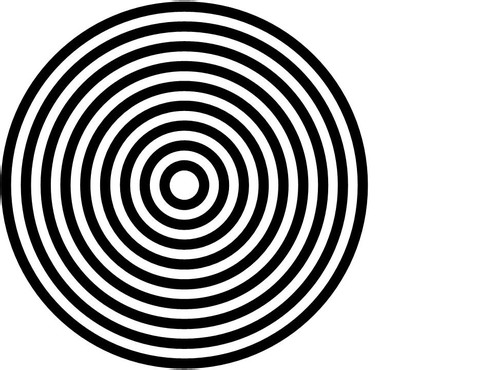
//> input picture DigitalImageProcess/3.jpg, 493 x 370 px
$ ./hough_circle   (built with g++ and OpenCV 4)
//> lines starting //> are read from the running program, lines starting //| are printed output that depends on the picture; after the words box and inside, x2 and y2 are one past the last pixel; in counts of white or black regions, pixels touching at a corner belong together
#include <opencv2/opencv.hpp>
#include <opencv2/imgproc/imgproc.hpp>
#include <iostream>
using namespace cv;
using namespace std;//注意！！
int main( )
{
    Mat srcImage = imread("F:\\code\\DigitalImageProcess\\DigitalImageProcess\\3.jpg");
//> srcImage is the input picture: 370 rows x 493 cols, CV_8UC3; min 0, max 255, mean 174.6
	imshow("【原始图】", srcImage);
	int rows=srcImage.rows,cols=srcImage.cols;
//> rows = 370; cols = 493

	Mat grayImage,binaryImage;
	cvtColor(srcImage,grayImage, CV_BGR2GRAY);
	threshold(grayImage,binaryImage,200,255,THRESH_BINARY);
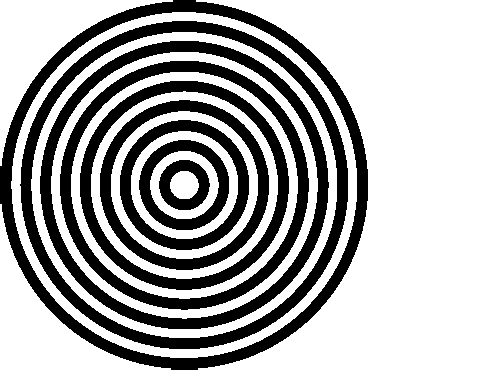
//> binaryImage: 370 rows x 493 cols, CV_8UC1; 66.6% white; 9 black regions, largest, box (x1, y1, x2, y2) and area: (0, 0, 368, 370) 12263, (20, 21, 348, 349) 10828, (40, 41, 329, 329) 9473

	Mat temp,outImage;
	binaryImage.copyTo(temp);
	binaryImage.copyTo(outImage);

	//Temp是一张全白的图像
	for(int i=0;i<rows;i++)
		for(int j=0;j<cols;j++)
			temp.at<unsigned char>(i,j)=0;
//> temp: 370 rows x 493 cols, CV_8UC1; every value is 0

	temp.copyTo(outImage);

    cvtColor(srcImage,grayImage, CV_BGR2GRAY);
	threshold(grayImage,binaryImage,200,255,THRESH_BINARY);
	imshow("【二值图像】",binaryImage);
	Canny(binaryImage,binaryImage,100,200,3);
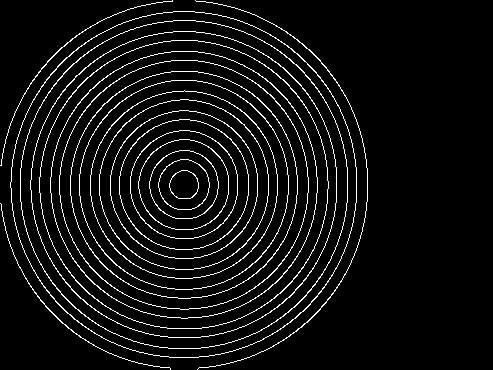
//> binaryImage: 370 rows x 493 cols, CV_8UC1; 6.4% white in thin lines or dots, all inside (x1, y1, x2, y2) = (0, 0, 368, 370)
	imshow("【边缘图像】",binaryImage);

    //【4】进行霍夫圆变换
    vector<Vec3f> circles0;
	vector<Vec3f> circles1;
	HoughCircles(binaryImage, circles0, CV_HOUGH_GRADIENT,3, 10, 200, 250, 10, 200 );
//> circles0 = 33 circles (x, y, radius), first 12: [187.5, 187.5, 148.9], [151.5, 151.5, 128.8], [169.5, 142.5, 89.2], [130.5, 130.5, 99.1], [232.5, 256.5, 99.1], [133.5, 142.5, 89.2], [103.5, 124.5, 85.9], [106.5, 244.5, 85.9], [157.5, 250.5, 82.6], [121.5, 103.5, 82.6], [112.5, 112.5, 82.6], [262.5, 253.5, 79.3]
	HoughCircles(binaryImage, circles1, CV_HOUGH_GRADIENT,2.9, 300, 200, 120, 10, 100 );
//> circles1 = 1 circle (x, y, radius): [187.1, 169.7, 98.16]

    //【5】依次在图中绘制出圆
    for( size_t i = 0; i < circles1.size(); i++ )
    {
        Point center(cvRound(circles1[i][0]), cvRound(circles1[i][1]));
        int radius = cvRound(circles1[i][2]);
        circle( temp, center, radius, Scalar(255,255,255), 0.5, 8, 0 );
    }
//> this loop made 1 pass
//> (center, radius) on pass 1: (Point(187, 170), 98)
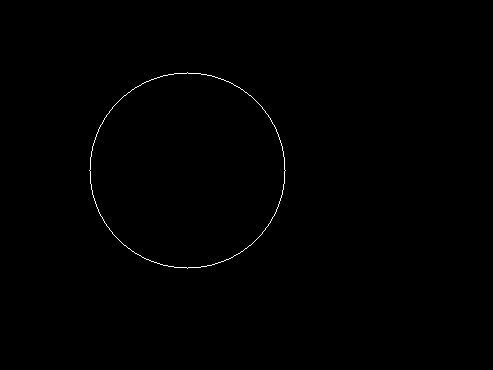
//> temp: 370 rows x 493 cols, CV_8UC1; 0.3% white in thin lines or dots, all inside (x1, y1, x2, y2) = (89, 72, 286, 269)
	for( size_t i = 0; i < circles0.size(); i++ )
	{
		Point center(cvRound(circles0[i][0]), cvRound(circles0[i][1]));
		int radius = cvRound(circles0[i][2]);
		circle( temp, center, radius, Scalar(255,255,255), 0.5, 8, 0 );
	}
//> this loop made 33 passes
//> (center, radius) on passes 1 to 12: (Point(188, 188), 149), (Point(152, 152), 129), (Point(170, 142), 89), (Point(130, 130), 99), (Point(232, 256), 99), (Point(134, 142), 89), (Point(104, 124), 86), (Point(106, 244), 86), (Point(158, 250), 83), (Point(122, 104), 83), (Point(112, 112), 83), (Point(262, 254), 79)
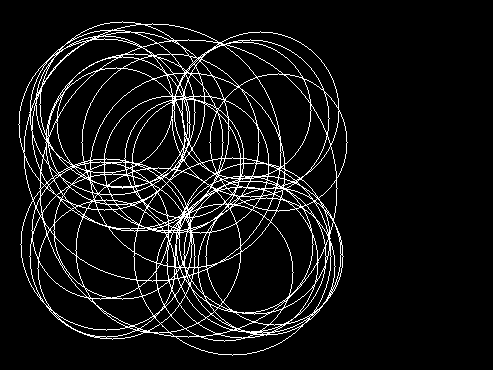
//> temp: 370 rows x 493 cols, CV_8UC1; 7.8% white in thin lines or dots, all inside (x1, y1, x2, y2) = (18, 21, 348, 356)
	threshold(temp,temp,200,255,THRESH_BINARY);
	imshow("【初次检测图】", temp);

	//将得到的二值图像和原图产生的二值图像相与，取出相应的圆
	for(int i=0;i<rows;i++)
		for(int j=0;j<cols;j++)
		{
			if((binaryImage.at<unsigned char>(i,j)==255) && (temp.at<unsigned char>(i,j)==255))
				outImage.at<unsigned char>(i,j)=255;
			else
				outImage.at<unsigned char>(i,j)=0;
		}
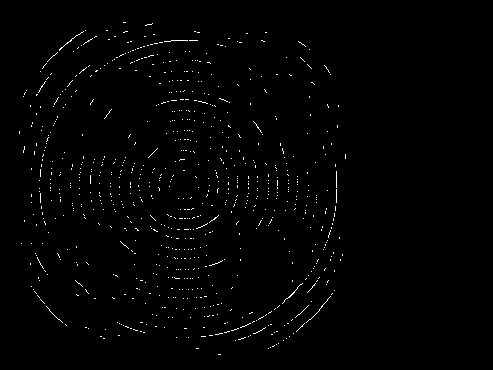
//> outImage: 370 rows x 493 cols, CV_8UC1; 0.99% white in thin lines or dots, all inside (x1, y1, x2, y2) = (19, 22, 346, 355)
	imshow("【二次检测图】",outImage);
    waitKey(0);
    return 0;
}
